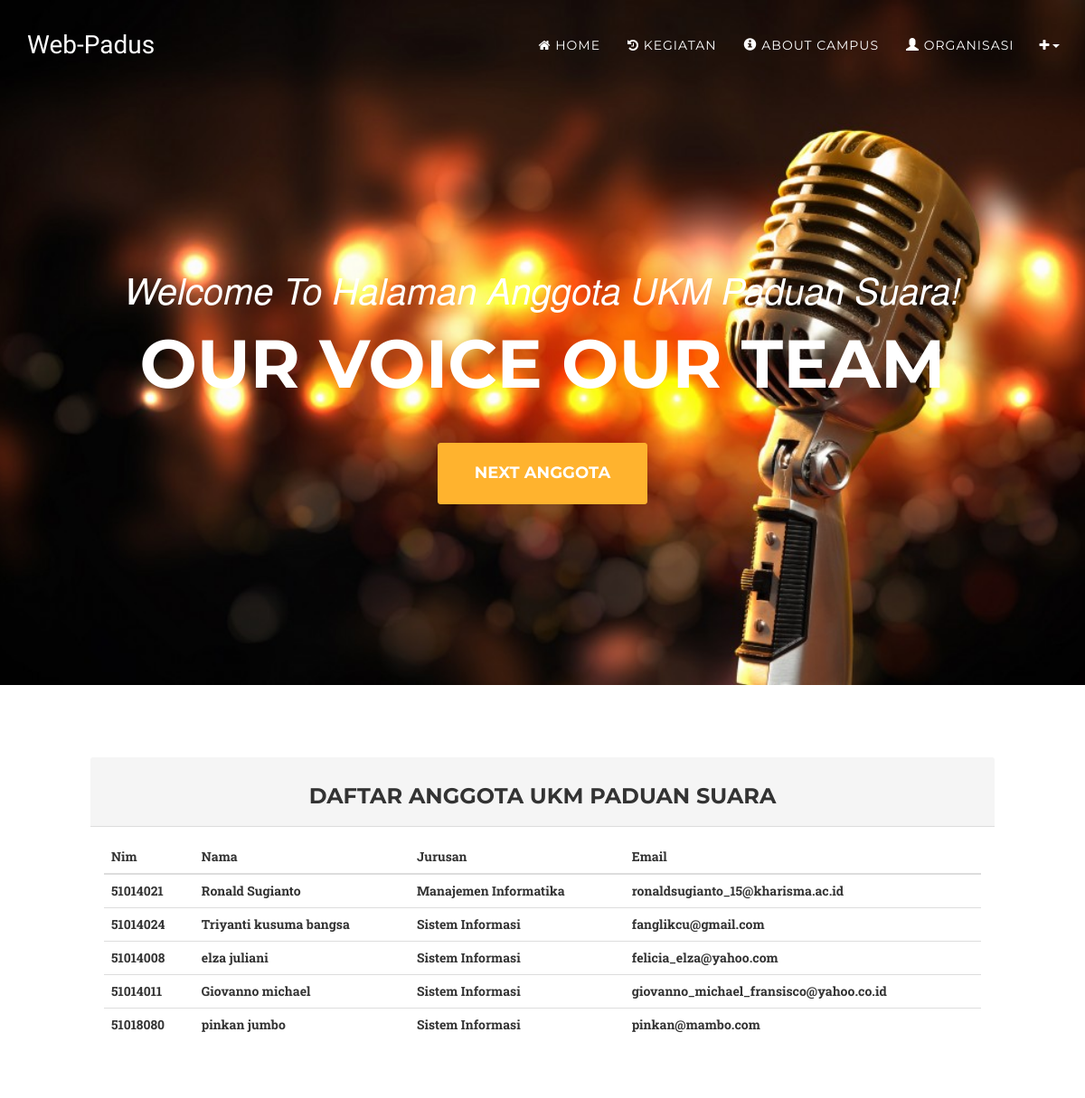
The app's page /index.php/anggota, older data.
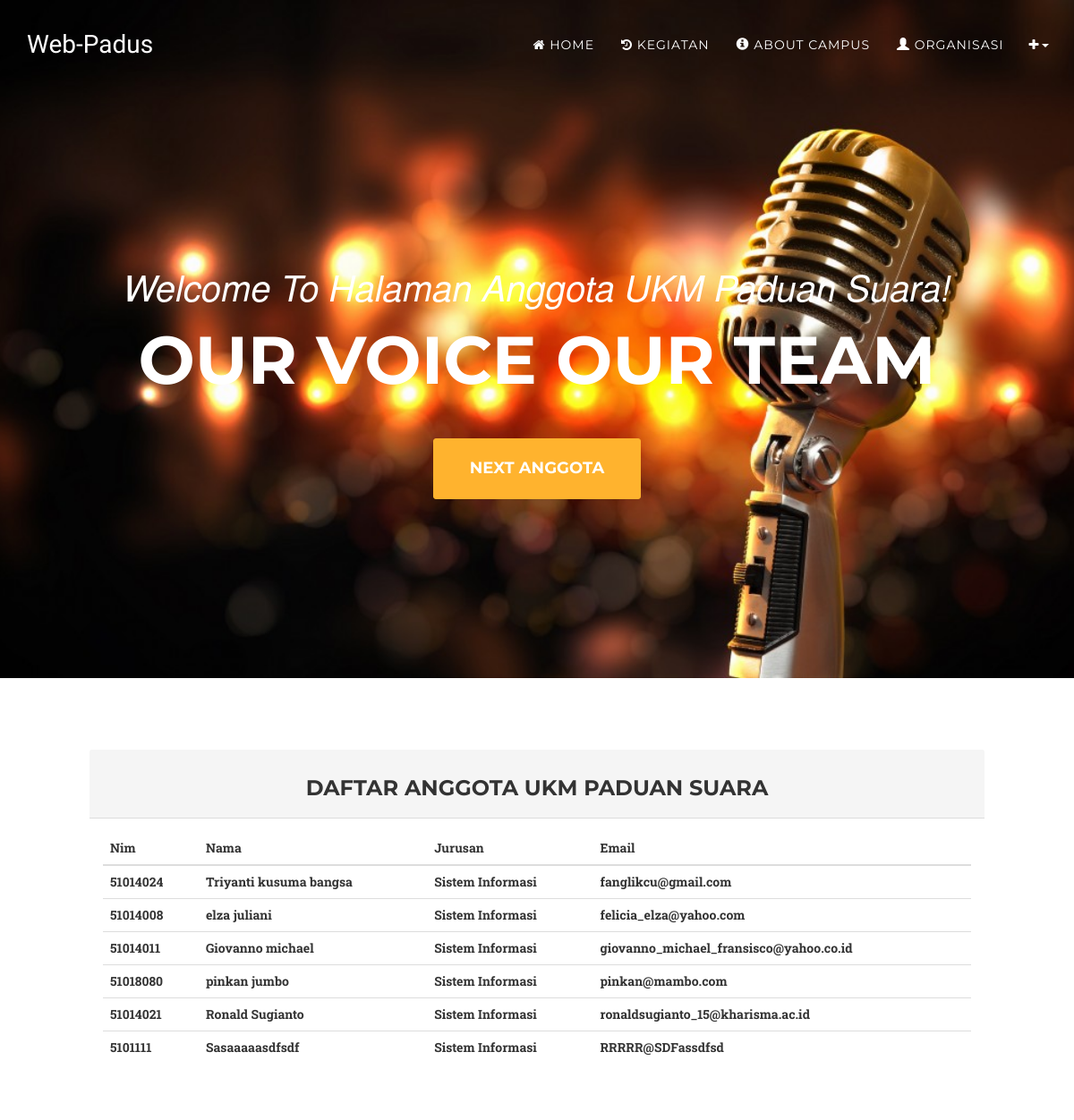
The same page, newer data.
### tables this page shows
CREATE TABLE `anggotaukm` (
  `id` int(11) NOT NULL,
  `nim` int(10) NOT NULL,
  `nama` varchar(60) NOT NULL,
  `jurusan` varchar(32) NOT NULL,
  `email` varchar(60) NOT NULL,
  `point` int(5) NOT NULL,
  `status` varchar(12) NOT NULL
);

### application/controllers/Anggota.php (called while the page is built, shortened)
<?php
class Anggota extends CI_Controller {
public function __construct(){
	$this->load->model('Akun_model');
}
	public function index()
	{
	   $data['akun'] = $this->Akun_model->view_user();
		$this->load->view('templates/header');
		$data['judul'] = "Welcome To Halaman Anggota UKM Paduan Suara!";
		$this->load->view('templates/headernav');
		$this->load->view('templates/navindex');
		$this->load->view('templates/footernav', $data);
		$this->load->view('anggota', $data);
		$this->load->view('templates/footer');
	}
}

### index.php (called while the page is built, shortened)
<?php
require_once BASEPATH.'core/CodeIgniter.php';

### application/models/Akun_model.php (called while the page is built, shortened)
<?php
class Akun_model extends CI_Model{
	public function view_user(){
		$query =  $this->db->get('anggotaukm');
		return $query->result_array();
	}
}
?>

### application/views/anggota.php (the view)
               <a href="#anggota" class="page-scroll btn btn-xl">Next Anggota</a>
            </div>
        </div>
    </header>
<br><br><br><br>
    <x id="anggota">
    <div id="wrapper">
            <div class="row">
                <div class="col-lg-12">
                    <div class="panel1 panel-default">
                        <div class="panel-heading">
                         <h3>   Daftar Anggota UKM Paduan Suara </h3>
                        </div>
                        <div class="panel-body">
                            <div class="table-responsive">
                                <table class="table table-hover">
                                    <thead>
                                        <tr>
                                            <th>Nim</th>
                                            <th>Nama</th>
                                            <th>Jurusan</th>
                                            <th>Email</th>
                                        </tr>
                                    </thead>
                                    <tbody>
                                    <?php foreach ($akun as $perakun) { ?>
                                        <tr>
                                           <th><?= $perakun['nim']; ?></th>
                                           <th><?= $perakun['nama']; ?></th>
                                           <th><?= $perakun['jurusan']; ?></th>
                                           <th><?= $perakun['email']; ?></th>
                                        </tr>
                                     <?php } ?>
                                    </tbody>
                                </table>
                            </div>
                        </div>
                    </div>
                </div>
            </div>
    </div>
    </x>
    <br><br><br><br><br><br><br><br><br><br><br>

### application/views/templates/header.php (shortened to what this page needs)
<!DOCTYPE html>
<html lang="en">
<head>
    <link href="<?= base_url()?>asset/css/bootstrap.css" rel="stylesheet">
    <link href="<?= base_url()?>asset/css/font-awesome.min.css" rel="stylesheet" type="text/css">
    <link href="<?= base_url()?>asset/css/agency.css"                     rel="stylesheet">
    <link href="<?= base_url()?>asset/css/style.css"      type="text/css" rel="stylesheet" >
    <link href="<?= base_url()?>asset/css/menutambah.css" type="text/css" rel="stylesheet"  >
    <link href="<?= base_url()?>asset/css/animate.css"                    rel="stylesheet">
</head>

### application/views/templates/headernav.php (shortened to what this page needs)
<nav id="mainNav" class="navbar navbar-default navbar-custom navbar-fixed-top">
    <div class="container">
        <div class="navbar-header page-scroll">
            <a class="navbar-brand page-scroll" href="#page-top">Web-Padus</a>
        </div>
        <div class="collapse navbar-collapse" id="bs-example-navbar-collapse-1">
            <ul class="nav navbar-nav navbar-right">

### application/views/templates/navindex.php (shortened to what this page needs)
<li>
    <a class="page-scroll " href="home#Home"> <i class="fa fa-home"></i> Home</a>
</li>
<li>
    <a class="page-scroll" href="home#portfolio"> <i class="fa fa-history" aria-hidden="true"></i> Kegiatan </a>
</li>
<li>
    <a class="page-scroll" href="home#about"> <i class="glyphicon glyphicon-info-sign" ></i> About campus</a>
</li>
<li>
    <a class="page-scroll" href="home#team"> <i class="glyphicon glyphicon-user" ></i> Organisasi</a>
</li>

### application/views/templates/footernav.php (shortened to what this page needs)
 <div class="btn-group" role="group">
    <a type="button" class="btn btn-default dropdown-toggle" data-toggle="dropdown" aria-haspopup="true" aria-expanded="false">
        <i class="fa fa-plus" aria-hidden="true"></i>
            <span class="caret"></span>
    </a>
  </div>
                </ul>
            </div>
        </div>
    </nav>
<body  class="animate" id="page-top" class="index ">
    <header>
        <div class="container">
        <div class="intro-text">
                <div class="intro-lead-in"> <?= $judul ?> </div>
                <div class="intro-heading">Our Voice Our Team</div>

### application/views/templates/footer.php (shortened to what this page needs)
</body>
</html>

### asset/css/agency.css (style rules this page uses)
body { overflow-x: hidden; font-family: "Roboto Slab", "Helvetica Neue", Helvetica, Arial, sans-serif; }
a, a:hover, a:focus, a:active, a.active { outline: none; }
a { color: #fed136; }
h1, h2, h3, h4, h5, h6 { font-family: "Montserrat", "Helvetica Neue", Helvetica, Arial, sans-serif; text-transform: uppercase; font-weight: 700; }
.btn-xl { color: white; background-color: #ffb32e; border-color: #ffb32e; font-family: "Montserrat", "Helvetica Neue", Helvetica, Arial, sans-serif; text-transform: uppercase; font-weight: 700; border-radius: 3px; font-size: 18px; padding: 20px 40px; }
.navbar-custom { background-color: #DE6011; border-color: transparent; }
.navbar-custom .navbar-brand { color: white; font-family: "Kaushan Script", "Helvetica Neue", Helvetica, Arial, cursive; }
.navbar-custom .navbar-collapse { border-color: rgba(255, 255, 255, 0.02); }
.navbar-custom .nav li a { font-family: "Montserrat", "Helvetica Neue", Helvetica, Arial, sans-serif; text-transform: uppercase; font-weight: 400; letter-spacing: 1px; color: white; }
@media (min-width: 768px) { .navbar-custom { background-color: transparent; padding: 25px 0; -webkit-transition: padding 0.3s; -moz-transition: padding 0.3s; transition: padding 0.3s; border: none; } }
@media (min-width: 768px) { .navbar-custom .navbar-brand { font-size: 2em; -webkit-transition: all 0.3s; -moz-transition: all 0.3s; transition: all 0.3s; } }
header { background-image: url('../img/header-bg.jpg'); background-repeat: no-repeat; background-attachment: scroll; background-position: center center; -webkit-background-size: cover; -moz-background-size: cover; background-size: cover; -o-background-size: cover; text-align: center; color: white; }
header .intro-text { padding-top: 100px; padding-bottom: 50px; }
header .intro-text .intro-lead-in { font-family: "Droid Serif", "Helvetica Neue", Helvetica, Arial, sans-serif; font-style: italic; font-size: 22px; line-height: 22px; margin-bottom: 25px; }
header .intro-text .intro-heading { font-family: "Montserrat", "Helvetica Neue", Helvetica, Arial, sans-serif; text-transform: uppercase; font-weight: 700; font-size: 50px; line-height: 50px; margin-bottom: 25px; }
@media (min-width: 768px) { header .intro-text { padding-top: 300px; padding-bottom: 200px; } }
@media (min-width: 768px) { header .intro-text .intro-lead-in { font-family: "Droid Serif", "Helvetica Neue", Helvetica, Arial, sans-serif; font-style: italic; font-size: 40px; line-height: 40px; margin-bottom: 25px; } }
@media (min-width: 768px) { header .intro-text .intro-heading { font-family: "Montserrat", "Helvetica Neue", Helvetica, Arial, sans-serif; text-transform: uppercase; font-weight: 700; font-size: 75px; line-height: 75px; margin-bottom: 50px; } }
body { webkit-tap-highlight-color: #fed136; }

### asset/css/style.css (style rules this page uses)
.animate { -webkit-animation: animatezoom 0.9s; animation: animatezoom 0.9s; }
h3 { text-align: center; }
header { background-image: url('../img/at-the-mic-1192x628.jpg'); }
a { color:#ee0000; text-decoration:none }
.panel1 { max-width: 1000px; margin: auto; }

### asset/css/menutambah.css (style rules this page uses)
.btn-default { color: #fff; background-color: transparent; border-color: transparent; }

Row changes from the older to the newer data that the page shows:
removed anggotaukm: nim "51014021", nama "Ronald Sugianto", jurusan "Manajemen Informatika", email "ronaldsugianto_15@kharisma.ac.id"
added anggotaukm: nim "51014021", nama "Ronald Sugianto", jurusan "Sistem Informasi", email "ronaldsugianto_15@kharisma.ac.id"
added anggotaukm: nim "5101111", nama "Sasaaaaasdfsdf", jurusan "Sistem Informasi", email "RRRRR@SDFassdfsd"
